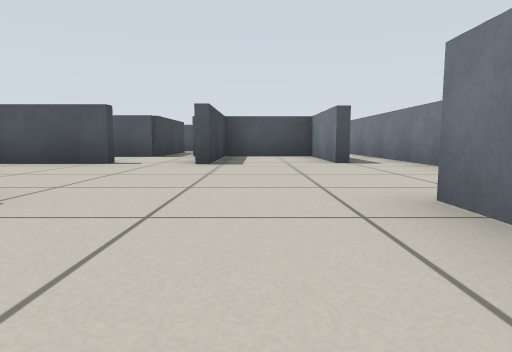
[1] (above)

22 first-person views from a walk through a world built for the Gazebo simulator. The camera is 0.35 m above the floor, tilts 6° down and sees 75° across. The floor is counted in squares, 1 m on a side. Each view is taken from the middle of a square. On the plan, view 1 faces up. The plan holds only what a view shows up to about 9 squares ahead; the rest is blank.

[2]
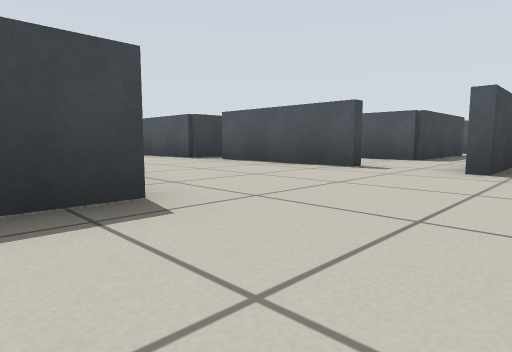

[3]
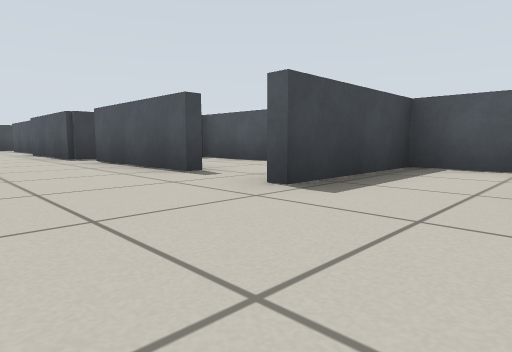

[4]
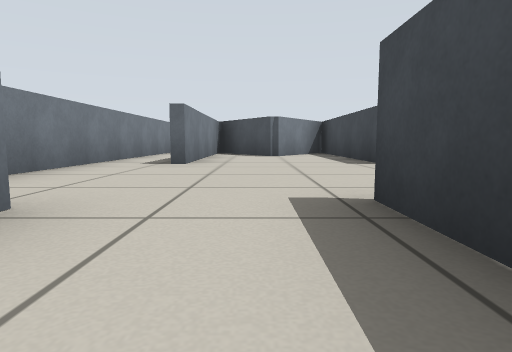

[5]
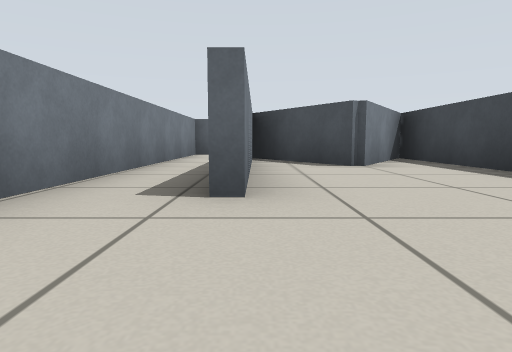

[6]
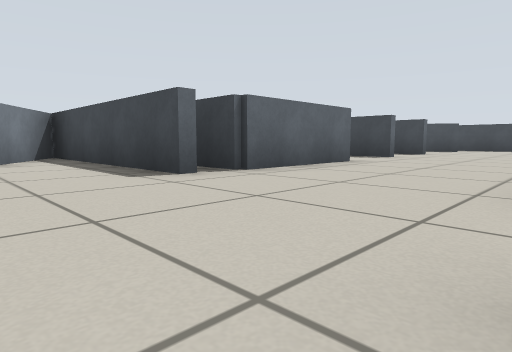

[7]
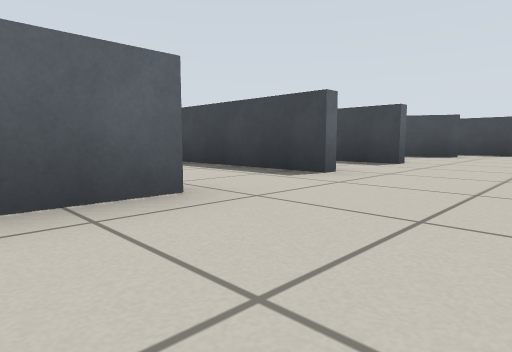

[8]
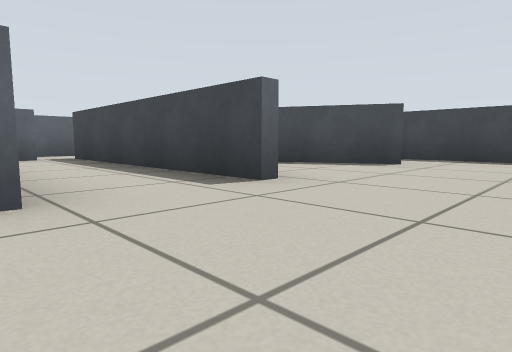

[9]
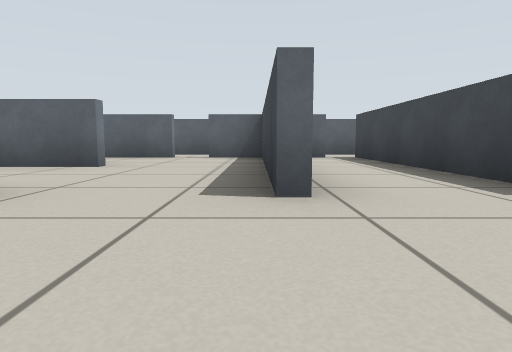

[10]
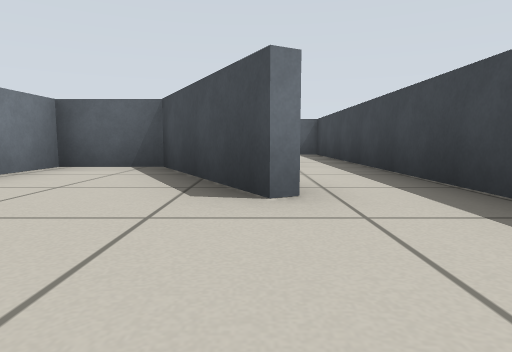

[11]
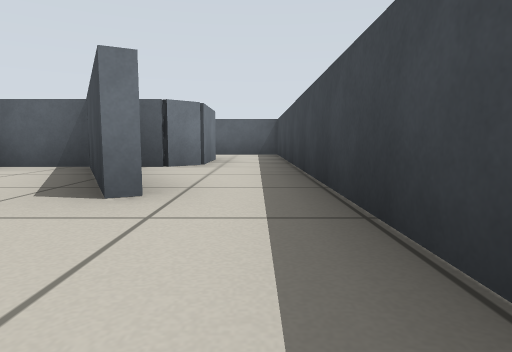

[12]
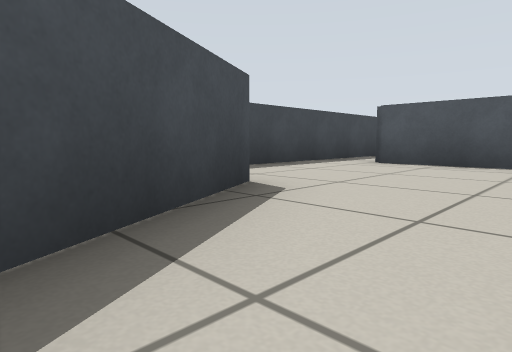

[13]
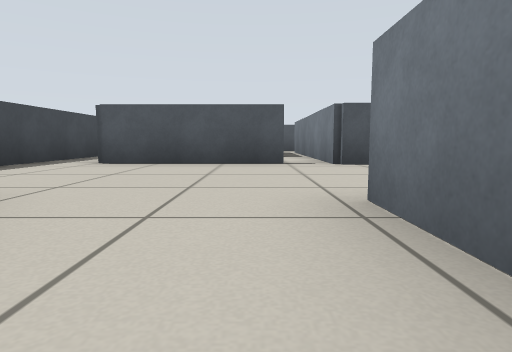

[14]
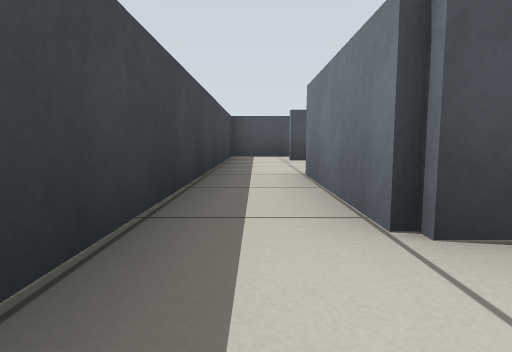

[15]
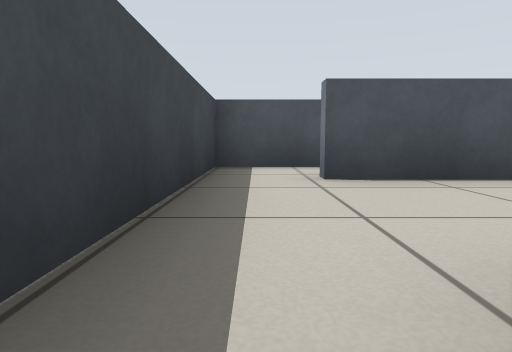

[16]
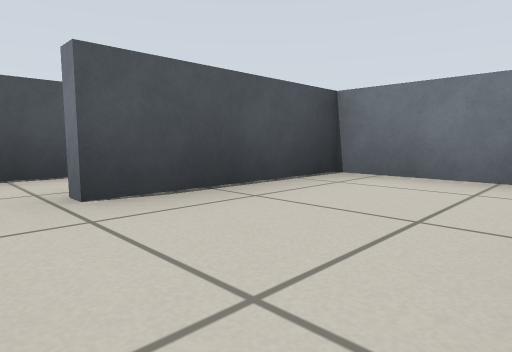

[17]
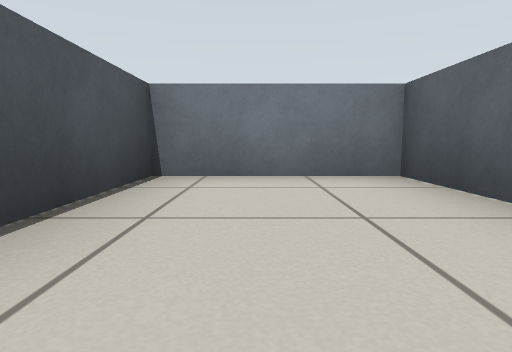

[18]
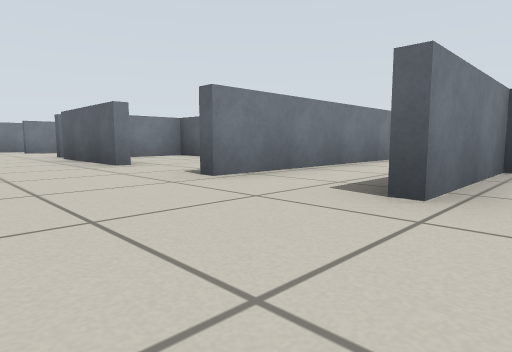

[19]
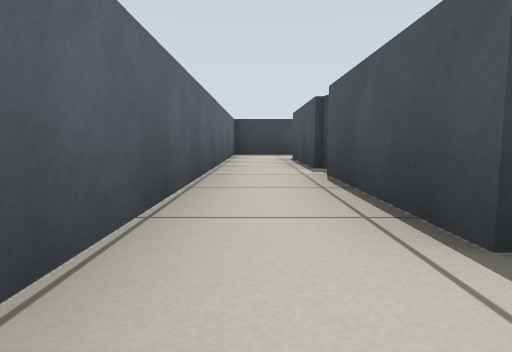

[20]
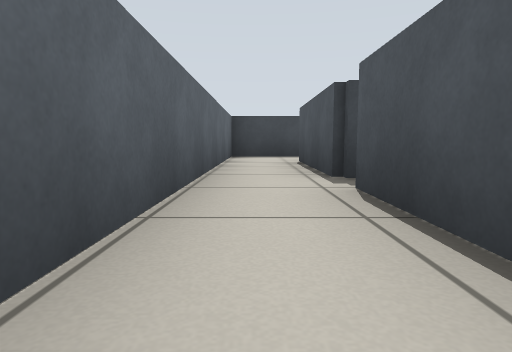

[21]
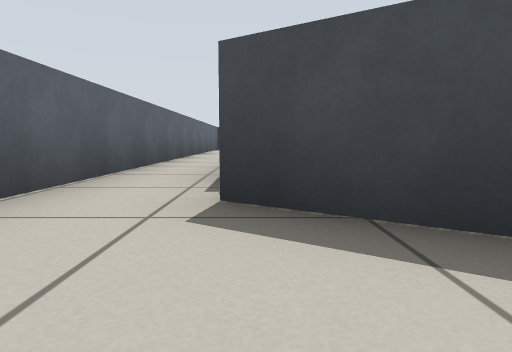

[22]
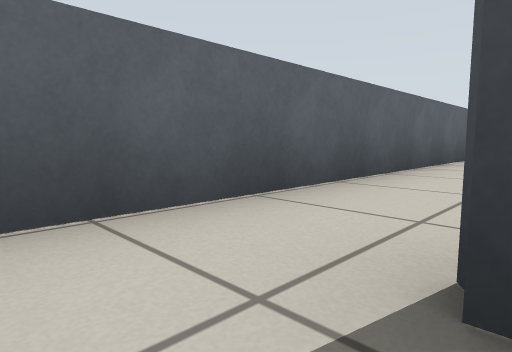

### Floor plan
Points are (right, up) in squares from view 1. A wall is a line through its corners. A room is listed if a view was taken in it or the views show most of it. See-through windows are left out.
Room 1 (views 1, 2, 3, 4, 5, 6, 7, 8, 9, 12, 13, 18)
walls: (-5.2, 2.1) (-2.7, 2.1) (-2.7, 1.1); (-1.9, 2) (-1.9, -2.8) (-0.4, -0.5); (-2.2, 5.1) (-5.1, 5.1); (-5.8, 5.9) (-5.8, 4.9) (-8.8, 4.9); (-2.2, 7.3) (-5, 7.3); (-9.1, 2) (-9.1, -3.3); (-1.4, 7.6) (-2.4, 7.6); (1.3, 5.2) (1.3, 7.6) (-0.7, 7.6) (-0.7, 5); (-9.5, 5.1) (-11.5, 5.1); (-7.3, -2.3) (-7.3, 2); (2.5, 1.4) (2.5, 9.1); (1.1, -2.2) (1.1, 2); (-12.1, 2.1) (-10.8, -0.5) (-9.3, -0.5) (-9.3, 2)
ways out: opening at (-12, 3.5) to room 2; opening at (2, 1) to room 5; opening at (-6, 2) to room 6; opening at (2, 8)
Room 2 (views 10, 11, 14, 15)
walls: (-11.5, 5.1) (-12.5, 5.1) (-12.5, 7.5); (-12.2, -2.4) (-12.2, -0.9) (-11.8, -0.5); (-13.5, 7.5) (-13.5, -4.5) (-12.5, -4.5)
ways out: opening at (-12, 3.5) to room 1; opening at (-13, 7) to room 3; opening at (-12, -4) to room 4
Room 3 (views 16, 17)
walls: (-11.2, 7.6) (-9.7, 7.6) (-9.7, 10) (-12.4, 10); (-13.5, 10.5) (-13.5, 7.5); (-8.8, 4.9) (-8.8, 9)
ways out: opening at (-13, 7) to room 2; opening at (-13, 10)
Room 4 (views 19, 20, 21)
walls: (-6, -3.3) (-8.5, -3.3); (-9.1, -3.3) (-11.8, -3.3); (-1.1, -2) (-2, -3.3); (-12.5, -4.5) (0.5, -4.5)
ways out: opening at (-12, -4) to room 2; opening at (1, -4) to room 5; gap at (-5.5, -3) to room 6
Room 5 (view 22)
walls: (-0.4, -0.5) (1.1, -2.8); (0.5, -4.5) (2.5, -4.5) (2.5, 1.4)
ways out: opening at (2, 1) to room 1; opening at (1, -4) to room 4
Room 6 (no view inside)
walls: (-5, -0.5) (-2.9, -0.5) (-2.9, 0.9); (-7.1, 2) (-7.1, -3) (-6, -3); (-5.2, -3) (-3.8, -3)
ways out: opening at (-6, 2) to room 1; gap at (-5.5, -3) to room 4

Positions as (right, up) in squares from view 1, and headings:
1: (0, 0), facing up
2: (0, 1), facing up-left
3: (1, 3), facing up-left
4: (0, 7), facing down
5: (1, 4), facing down
6: (0, 5), facing down-left
7: (-4, 4), facing down-left
8: (-7, 4), facing down-left
9: (-7, 4), facing down
10: (-12, 4), facing down
11: (-13, 4), facing down
12: (-10, 0), facing up-left
13: (-10, 0), facing up
14: (-13, 4), facing up
15: (-13, 7), facing up
16: (-13, 8), facing up-right
17: (-13, 9), facing right
18: (-10, 4), facing down-right
19: (-5, -4), facing left
20: (-6, -4), facing left
21: (0, -3), facing left
22: (2, -3), facing down-left
